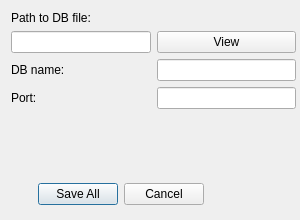
<?xml version="1.0" encoding="UTF-8"?>
<ui version="4.0">
 <class>settings</class>
 <widget class="QDialog" name="settings">
  <property name="geometry">
   <rect>
    <x>0</x>
    <y>0</y>
    <width>300</width>
    <height>220</height>
   </rect>
  </property>
  <property name="sizePolicy">
   <sizepolicy hsizetype="Fixed" vsizetype="Fixed">
    <horstretch>0</horstretch>
    <verstretch>0</verstretch>
   </sizepolicy>
  </property>
  <property name="minimumSize">
   <size>
    <width>300</width>
    <height>220</height>
   </size>
  </property>
  <property name="windowTitle">
   <string>Settings</string>
  </property>
  <widget class="QDialogButtonBox" name="buttonBox">
   <property name="geometry">
    <rect>
     <x>11</x>
     <y>180</y>
     <width>193</width>
     <height>28</height>
    </rect>
   </property>
   <property name="orientation">
    <enum>Qt::Horizontal</enum>
   </property>
   <property name="standardButtons">
    <set>QDialogButtonBox::Cancel|QDialogButtonBox::SaveAll</set>
   </property>
  </widget>
  <widget class="QWidget" name="verticalLayoutWidget">
   <property name="geometry">
    <rect>
     <x>11</x>
     <y>11</y>
     <width>285</width>
     <height>162</height>
    </rect>
   </property>
   <layout class="QVBoxLayout" name="verticalLayout">
    <item>
     <layout class="QGridLayout" name="gridLayout_2">
      <property name="sizeConstraint">
       <enum>QLayout::SetMaximumSize</enum>
      </property>
      <item row="1" column="1">
       <widget class="QPushButton" name="btn_view">
        <property name="text">
         <string>View</string>
        </property>
       </widget>
      </item>
      <item row="3" column="1">
       <widget class="QLineEdit" name="edit_port"/>
      </item>
      <item row="1" column="0">
       <widget class="QLineEdit" name="edit_path"/>
      </item>
      <item row="2" column="0">
       <widget class="QLabel" name="label_db_name">
        <property name="text">
         <string>DB name:</string>
        </property>
       </widget>
      </item>
      <item row="3" column="0">
       <widget class="QLabel" name="label_port">
        <property name="text">
         <string>Port:</string>
        </property>
       </widget>
      </item>
      <item row="2" column="1">
       <widget class="QLineEdit" name="edit_db_name"/>
      </item>
      <item row="4" column="0" colspan="2">
       <spacer name="verticalSpacer">
        <property name="orientation">
         <enum>Qt::Vertical</enum>
        </property>
        <property name="sizeHint" stdset="0">
         <size>
          <width>20</width>
          <height>40</height>
         </size>
        </property>
       </spacer>
      </item>
      <item row="0" column="0">
       <layout class="QVBoxLayout" name="verticalLayout_2">
        <property name="sizeConstraint">
         <enum>QLayout::SetMaximumSize</enum>
        </property>
        <item>
         <widget class="QLabel" name="label_path">
          <property name="text">
           <string>Path to DB file:</string>
          </property>
         </widget>
        </item>
       </layout>
      </item>
     </layout>
    </item>
   </layout>
  </widget>
 </widget>
 <resources/>
 <connections>
  <connection>
   <sender>buttonBox</sender>
   <signal>accepted()</signal>
   <receiver>settings</receiver>
   <slot>accept()</slot>
   <hints>
    <hint type="sourcelabel">
     <x>248</x>
     <y>254</y>
    </hint>
    <hint type="destinationlabel">
     <x>157</x>
     <y>274</y>
    </hint>
   </hints>
  </connection>
  <connection>
   <sender>buttonBox</sender>
   <signal>rejected()</signal>
   <receiver>settings</receiver>
   <slot>reject()</slot>
   <hints>
    <hint type="sourcelabel">
     <x>316</x>
     <y>260</y>
    </hint>
    <hint type="destinationlabel">
     <x>286</x>
     <y>274</y>
    </hint>
   </hints>
  </connection>
 </connections>
</ui>
